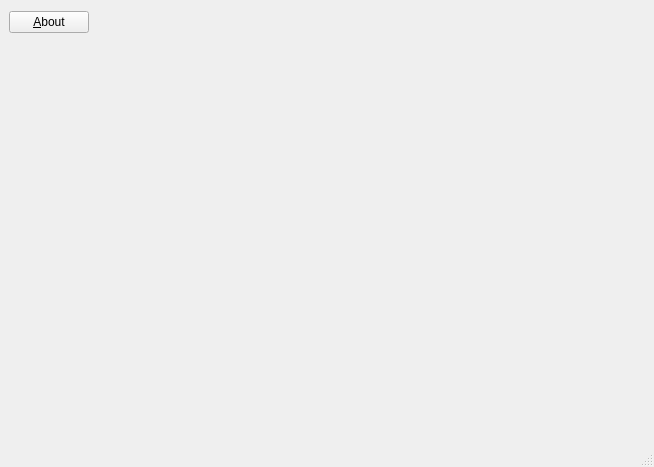
<?xml version="1.0" encoding="UTF-8"?>
<ui version="4.0">
 <class>MainWindow</class>
 <widget class="QMainWindow" name="MainWindow">
  <property name="geometry">
   <rect>
    <x>0</x>
    <y>0</y>
    <width>654</width>
    <height>467</height>
   </rect>
  </property>
  <property name="windowTitle">
   <string>MainWindow</string>
  </property>
  <widget class="QWidget" name="centralwidget">
   <layout class="QGridLayout" name="gridLayout">
    <item row="0" column="0">
     <widget class="QPushButton" name="aboutButton">
      <property name="text">
       <string>&amp;About</string>
      </property>
     </widget>
    </item>
    <item row="0" column="1">
     <spacer name="horizontalSpacer">
      <property name="orientation">
       <enum>Qt::Horizontal</enum>
      </property>
      <property name="sizeHint" stdset="0">
       <size>
        <width>548</width>
        <height>26</height>
       </size>
      </property>
     </spacer>
    </item>
    <item row="1" column="0">
     <spacer name="verticalSpacer">
      <property name="orientation">
       <enum>Qt::Vertical</enum>
      </property>
      <property name="sizeHint" stdset="0">
       <size>
        <width>20</width>
        <height>355</height>
       </size>
      </property>
     </spacer>
    </item>
   </layout>
  </widget>
  <widget class="QMenuBar" name="menubar">
   <property name="geometry">
    <rect>
     <x>0</x>
     <y>0</y>
     <width>654</width>
     <height>29</height>
    </rect>
   </property>
  </widget>
  <widget class="QStatusBar" name="statusbar"/>
 </widget>
 <resources/>
 <connections/>
</ui>
